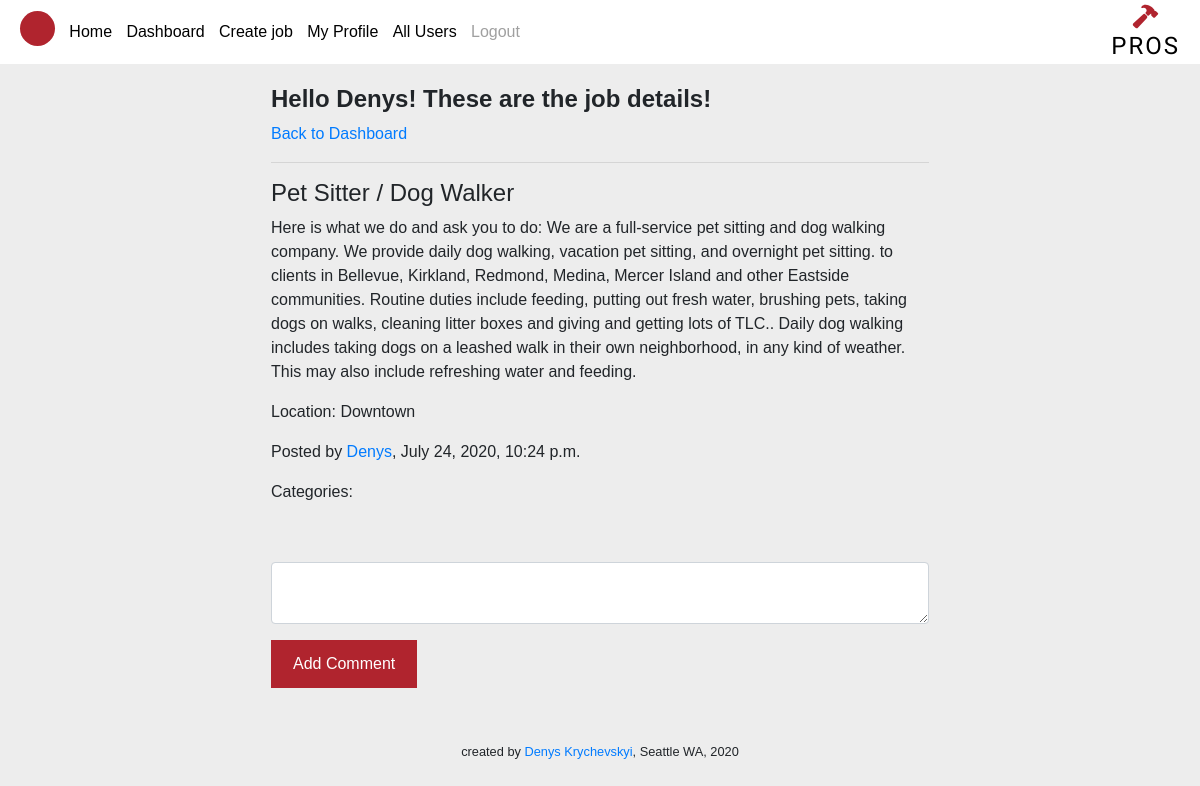
The page /view/1 (signed in) on the database as committed earlier.
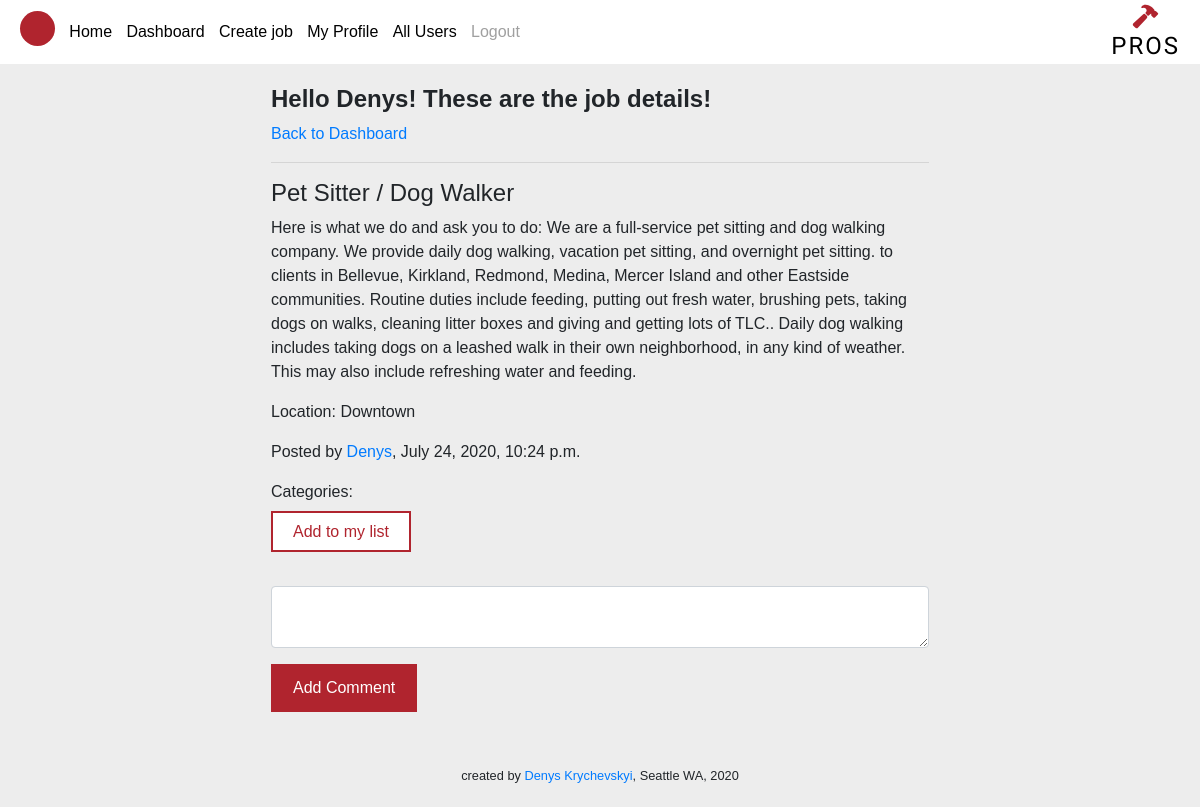
The same page on the database as committed later.
### profi_app/views.py (the view)
# urls.py: path('view/<int:job_id>', views.view_job),
def view_job(request, job_id):
    if 'user_id' in request.session:
        if len(Job.objects.filter(id = job_id)) > 0:
            context = {
                'cur_user': User.objects.get(id = request.session['user_id']),
                'needed_job':Job.objects.get(id = job_id)
            }
            return render(request, 'view_job.html', context)
        else:
            return redirect('/dashboard')
    else:
        context = {
            'needed_job':Job.objects.get(id = job_id)
        }
        return render(request, 'view_job.html', context)

### profi_app/templates/view_job.html (shortened to what this page needs)
<!DOCTYPE html>
<html lang="en">
<head>
    {% include 'head.html' %}
</head>
<body>
    {% include 'navbar.html' %}
    <div class="success_page_container">
        <div class="page_container">
            <div class="display_flex">
                {% if request.session.user_id != null %}
                <h1 id='job_details'>Hello {{ cur_user.first_name }}! These are the job details!</h1>
                {% else %}
                <h1>These are the job details!</h1>
                {% endif %}
                <a href="/dashboard">Back to Dashboard</a>
            </div>
            <hr>
            <h4>{{needed_job.title}}</h4>
            <p>{{needed_job.description}}</p>
            <p>Location: {{needed_job.location}}</p>
            <p>Posted by <a href="/user/{{needed_job.poster.id}}/profile">{{needed_job.poster.first_name}}</a>, {{needed_job.created_at}}</p>
            <p>Categories:
            </p>
            {% if request.session.user_id != null %}
                {%if needed_job.executor.id == null %}
                <a class='mybutton2' href="/add_job/{{needed_job.id}}">Add to my list</h3></a>
                {% endif %}
            {% endif %}
        </div>
    </div>
    {% if request.session.user_id != null %}
    <div class="page_container">
        <form action="/add_comment/{{needed_job.id}}" method="POST">
            <div class="form-group">
                <textarea  class="form-control" name="comment" id="comment"></textarea>
            </div>
            <button class='mybutton3'>Add Comment</button>
        </form>
    </div>
    {% else %}
    <div class="page_container">
        <small>*Please <a href="/login">login</a> to be able use full App</small>
    </div>
    {% endif %}
    {% include 'footer.html' %}
</body>
</html>

Rows that differ between the two databases and show on the page:
changed Job "Pet Sitter / Dog Walker": executor_id 4 → empty (drawn)
Other text that changed with them:
text now shown: "Add to my list"
